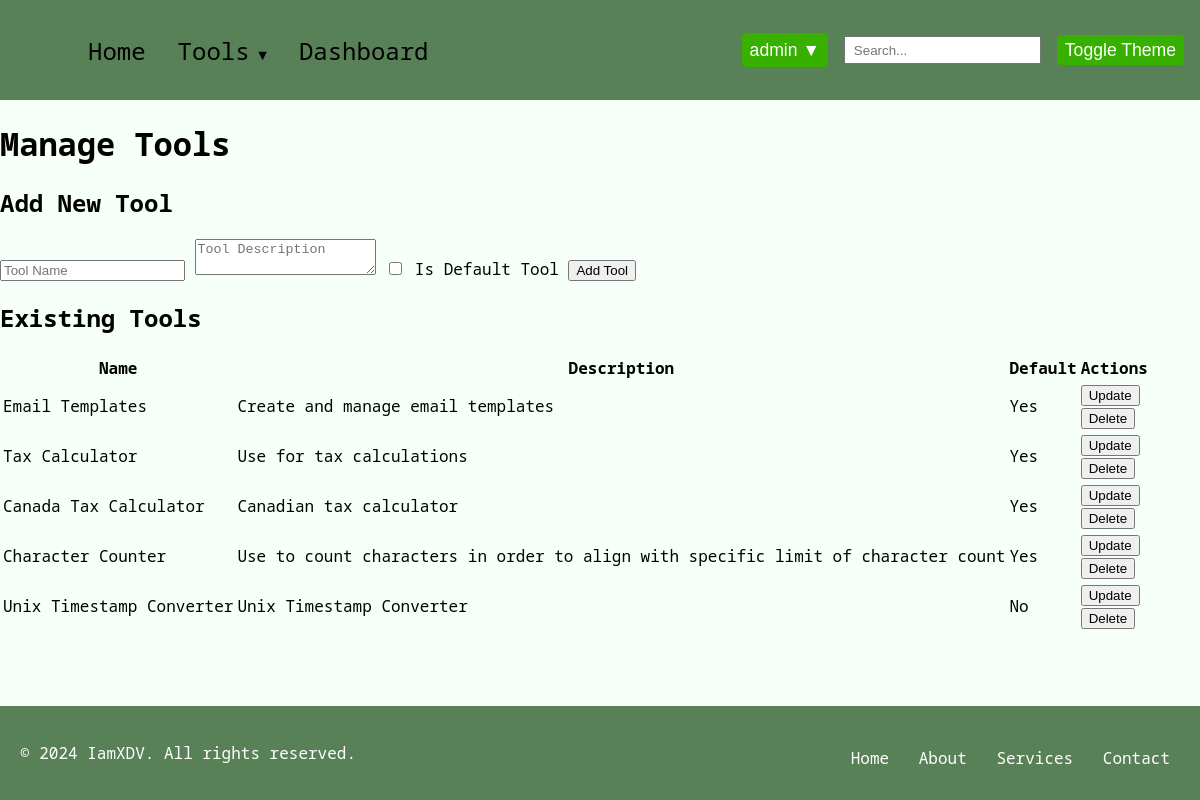
The app's page /manage_tools (signed in) with its own data.
### model/model.py (models this page shows, shortened)
class Tool(db.Model):
    __tablename__ = 'tools'
    id = db.Column(db.Integer, primary_key=True)
    name = db.Column(db.String(100), unique=True, nullable=False)
    description = db.Column(db.String(255))
    is_default = db.Column(db.Boolean, default=False)

### routes/admin_routes.py (the view, shortened to what this page needs)
@admin.route('/manage_tools', methods=['GET', 'POST', 'PUT', 'DELETE'])
def manage_tools():
    if "logged_in" not in session or session.get("role") not in ["admin", "super_admin"]:
        flash("You don't have permission to manage tools.", "error")
        return redirect(url_for("auth.login"))
    tools = Tool.query.all()
    return render_template('manage_tools.html', tools=tools)

### templates/manage_tools.html (shortened to what this page needs)
{% extends "base.html" %}
{% block content %}
<h1>Manage Tools</h1>
<h2>Add New Tool</h2>
<form action="{{ url_for('admin.manage_tools') }}" method="post">
    <input type="text" name="tool_name" placeholder="Tool Name" required>
    <textarea name="description" placeholder="Tool Description"></textarea>
    <label>
        <input type="checkbox" name="is_default"> Is Default Tool
    </label>
    <button type="submit">Add Tool</button>
</form>
<h2>Existing Tools</h2>
<table>
    <thead>
        <tr>
            <th>Name</th>
            <th>Description</th>
            <th>Default</th>
            <th>Actions</th>
        </tr>
    </thead>
    <tbody>
        {% for tool in tools %}
        <tr>
            <td>{{ tool.name }}</td>
            <td>{{ tool.description }}</td>
            <td>{{ 'Yes' if tool.is_default else 'No' }}</td>
            <td>
                <button onclick="showUpdateForm('{{ tool.id }}', '{{ tool.name }}', '{{ tool.description }}', {{ tool.is_default|lower }})">Update</button>
                <form action="{{ url_for('admin.manage_tools') }}" method="post" onsubmit="return confirm('Are you sure you want to delete this tool?');">
                    <button type="submit">Delete</button>
                </form>
            </td>
        </tr>
        {% endfor %}
    </tbody>
</table>
{% endblock %}

### static/css/base.css (style rules this page uses)
html, body { height: 100%; margin: 0; display: flex; flex-direction: column; }
.light-theme { font-family: 'Noto Sans Mono', monospace; background-color: #f6fff8; }

### records on screen
Tool: name "Email Templates", description "Create and manage email templates", is_default "Yes"
Tool: name "Tax Calculator", description "Use for tax calculations", is_default "Yes"
Tool: name "Canada Tax Calculator", description "Canadian tax calculator", is_default "Yes"
Tool: name "Character Counter", description "Use to count characters in order to align with specific limit of character count", is_default "Yes"
Tool: name "Unix Timestamp Converter", description "Unix Timestamp Converter", is_default "No"

### other values on screen
{{ session.get('username', 'User') }} "admin"
